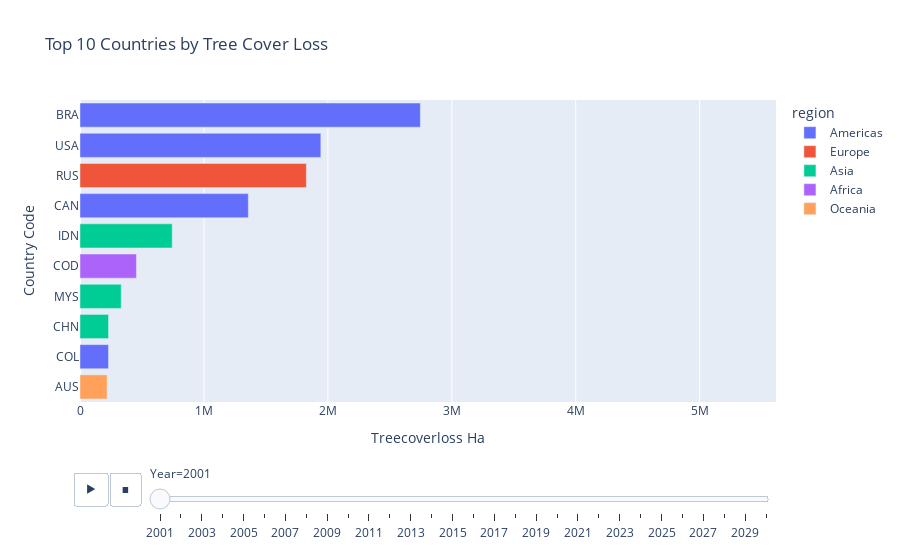
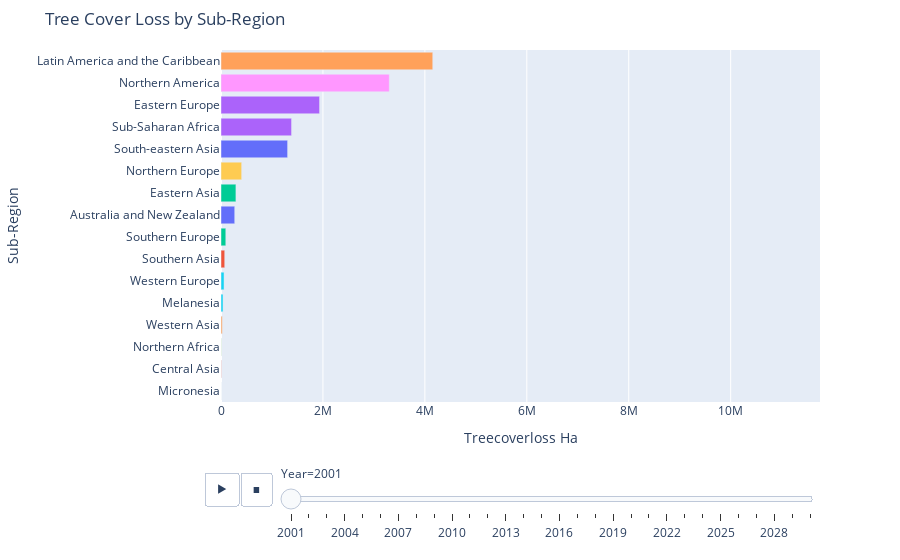

The cell these charts' notebook holds for them, in order:
### Code cell
visualizer.map_country("TreeCoverLoss_ha", "Global Tree Cover Loss by Country", "Reds", output_mode="show")
visualizer.map_region("TreeCoverLoss_ha", "Global Tree Cover Loss by Sub-Region", "Reds", output_mode="show")
visualizer.top_countries("TreeCoverLoss_ha", "Top 10 Countries by Tree Cover Loss", output_mode="show")
visualizer.top_regions("TreeCoverLoss_ha", "Tree Cover Loss by Sub-Region", output_mode="show")
visualizer.country_trend("USA", "TreeCoverLoss_ha", "Tree Cover Loss for USA by Year", "blue", output_mode="show")
visualizer.global_trend("TreeCoverLoss_ha", "Total Tree Cover Loss Worldwide by Year", "green", output_mode="show")

### Figure 1 — Plotly figure (JSON) as saved in the notebook; plotly's stock layout.template omitted (floating-point values rounded to 4 significant figures)
{"data": [{"alignmentgroup": "True", "hovertemplate": "region=Americas<br>Year=2001<br>Treecoverloss Ha=%{x}<br>Country Code=%{y}<extra></extra>", "legendgroup": "Americas", "marker": {"color": "#636efa", "pattern": {"shape": ""}}, "name": "Americas", "offsetgroup": "Americas", "orientation": "h", "showlegend": true, "textposition": "auto", "type": "bar", "x": [2746000.0, 1943000.0, 1358000.0, 230100.0], "xaxis": "x", "y": ["BRA", "USA", "CAN", "COL"], "yaxis": "y"}, {"alignmentgroup": "True", "hovertemplate": "region=Europe<br>Year=2001<br>Treecoverloss Ha=%{x}<br>Country Code=%{y}<extra></extra>", "legendgroup": "Europe", "marker": {"color": "#EF553B", "pattern": {"shape": ""}}, "name": "Europe", "offsetgroup": "Europe", "orientation": "h", "showlegend": true, "textposition": "auto", "type": "bar", "x": [1827000.0], "xaxis": "x", "y": ["RUS"], "yaxis": "y"}, {"alignmentgroup": "True", "hovertemplate": "region=Asia<br>Year=2001<br>Treecoverloss Ha=%{x}<br>Country Code=%{y}<extra></extra>", "legendgroup": "Asia", "marker": {"color": "#00cc96", "pattern": {"shape": ""}}, "name": "Asia", "offsetgroup": "Asia", "orientation": "h", "showlegend": true, "textposition": "auto", "type": "bar", "x": [744100.0, 332500.0, 230300.0], "xaxis": "x", "y": ["IDN", "MYS", "CHN"], "yaxis": "y"}, {"alignmentgroup": "True", "hovertemplate": "region=Africa<br>Year=2001<br>Treecoverloss Ha=%{x}<br>Country Code=%{y}<extra></extra>", "legendgroup": "Africa", "marker": {"color": "#ab63fa", "pattern": {"shape": ""}}, "name": "Africa", "offsetgroup": "Africa", "orientation": "h", "showlegend": true, "textposition": "auto", "type": "bar", "x": [455500.0], "xaxis": "x", "y": ["COD"], "yaxis": "y"}, {"alignmentgroup": "True", "hovertemplate": "region=Oceania<br>Year=2001<br>Treecoverloss Ha=%{x}<br>Country Code=%{y}<extra></extra>", "legendgroup": "Oceania", "marker": {"color": "#FFA15A", "pattern": {"shape": ""}}, "name": "Oceania", "offsetgroup": "Oceania", "orientation": "h", "showlegend": true, "textposition": "auto", "type": "bar", "x": [218800.0], "xaxis": "x", "y": ["AUS"], "yaxis": "y"}], "layout": {"barmode": "relative", "legend": {"title": {"text": "region"}, "tracegroupgap": 0}, "showlegend": true, "sliders": [{"active": 0, "currentvalue": {"prefix": "Year="}, "len": 0.9, "pad": {"b": 10, "t": 60}, "steps": [{"args": [["2001"], {"frame": {"duration": 0, "redraw": true}, "fromcurrent": true, "mode": "immediate", "transition": {"duration": 0, "easing": "linear"}}], "label": "2001", "method": "animate"}, {"args": [["2002"], {"frame": {"duration": 0, "redraw": true}, "fromcurrent": true, "mode": "immediate", "transition": {"duration": 0, "easing": "linear"}}], "label": "2002", "method": "animate"}, {"args": [["2003"], {"frame": {"duration": 0, "redraw": true}, "fromcurrent": true, "mode": "immediate", "transition": {"duration": 0, "easing": "linear"}}], "label": "2003", "method": "animate"}, {"args": [["2004"], {"frame": {"duration": 0, "redraw": true}, "fromcurrent": true, "mode": "immediate", "transition": {"duration": 0, "easing": "linear"}}], "label": "2004", "method": "animate"}, {"args": [["2005"], {"frame": {"duration": 0, "redraw": true}, "fromcurrent": true, "mode": "immediate", "transition": {"duration": 0, "easing": "linear"}}], "label": "2005", "method": "animate"}, {"args": [["2006"], {"frame": {"duration": 0, "redraw": true}, "fromcurrent": true, "mode": "immediate", "transition": {"duration": 0, "easing": "linear"}}], "label": "2006", "method": "animate"}, {"args": [["2007"], {"frame": {"duration": 0, "redraw": true}, "fromcurrent": true, "mode": "immediate", "transition": {"duration": 0, "easing": "linear"}}], "label": "2007", "method": "animate"}, {"args": [["2008"], {"frame": {"duration": 0, "redraw": true}, "fromcurrent": true, "mode": "immediate", "transition": {"duration": 0, "easing": "linear"}}], "label": "2008", "method": "animate"}, {"args": [["2009"], {"frame": {"duration": 0, "redraw": true}, "fromcurrent": true, "mode": "immediate", "transition": {"duration": 0, "easing": "linear"}}], "label": "2009", "method": "animate"}, {"args": [["2010"], {"frame": {"duration": 0, "redraw": true}, "fromcurrent": true, "mode": "immediate", "transition": {"duration": 0, "easing": "linear"}}], "label": "2010", "method": "animate"}, {"args": [["2011"], {"frame": {"duration": 0, "redraw": true}, "fromcurrent": true, "mode": "immediate", "transition": {"duration": 0, "easing": "linear"}}], "label": "2011", "method": "animate"}, {"args": [["2012"], {"frame": {"duration": 0, "redraw": true}, "fromcurrent": true, "mode": "immediate", "transition": {"duration": 0, "easing": "linear"}}], "label": "2012", "method": "animate"}, {"args": [["2013"], {"frame": {"duration": 0, "redraw": true}, "fromcurrent": true, "mode": "immediate", "transition": {"duration": 0, "easing": "linear"}}], "label": "2013", "method": "animate"}, {"args": [["2014"], {"frame": {"duration": 0, "redraw": true}, "fromcurrent": true, "mode": "immediate", "transition": {"duration": 0, "easing": "linear"}}], "label": "2014", "method": "animate"}, {"args": [["2015"], {"frame": {"duration": 0, "redraw": true}, "fromcurrent": true, "mode": "immediate", "transition": {"duration": 0, "easing": "linear"}}], "label": "2015", "method": "animate"}, {"args": [["2016"], {"frame": {"duration": 0, "redraw": true}, "fromcurrent": true, "mode": "immediate", "transition": {"duration": 0, "easing": "linear"}}], "label": "2016", "method": "animate"}, {"args": [["2017"], {"frame": {"duration": 0, "redraw": true}, "fromcurrent": true, "mode": "immediate", "transition": {"duration": 0, "easing": "linear"}}], "label": "2017", "method": "animate"}, {"args": [["2018"], {"frame": {"duration": 0, "redraw": true}, "fromcurrent": true, "mode": "immediate", "transition": {"duration": 0, "easing": "linear"}}], "label": "2018", "method": "animate"}, {"args": [["2019"], {"frame": {"duration": 0, "redraw": true}, "fromcurrent": true, "mode": "immediate", "transition": {"duration": 0, "easing": "linear"}}], "label": "2019", "method": "animate"}, {"args": [["2020"], {"frame": {"duration": 0, "redraw": true}, "fromcurrent": true, "mode": "immediate", "transition": {"duration": 0, "easing": "linear"}}], "label": "2020", "method": "animate"}, {"args": [["2021"], {"frame": {"duration": 0, "redraw": true}, "fromcurrent": true, "mode": "immediate", "transition": {"duration": 0, "easing": "linear"}}], "label": "2021", "method": "animate"}, {"args": [["2022"], {"frame": {"duration": 0, "redraw": true}, "fromcurrent": true, "mode": "immediate", "transition": {"duration": 0, "easing": "linear"}}], "label": "2022", "method": "animate"}, {"args": [["2023"], {"frame": {"duration": 0, "redraw": true}, "fromcurrent": true, "mode": "immediate", "transition": {"duration": 0, "easing": "linear"}}], "label": "2023", "method": "animate"}, {"args": [["2024"], {"frame": {"duration": 0, "redraw": true}, "fromcurrent": true, "mode": "immediate", "transition": {"duration": 0, "easing": "linear"}}], "label": "2024", "method": "animate"}, {"args": [["2025"], {"frame": {"duration": 0, "redraw": true}, "fromcurrent": true, "mode": "immediate", "transition": {"duration": 0, "easing": "linear"}}], "label": "2025", "method": "animate"}, {"args": [["2026"], {"frame": {"duration": 0, "redraw": true}, "fromcurrent": true, "mode": "immediate", "transition": {"duration": 0, "easing": "linear"}}], "label": "2026", "method": "animate"}, {"args": [["2027"], {"frame": {"duration": 0, "redraw": true}, "fromcurrent": true, "mode": "immediate", "transition": {"duration": 0, "easing": "linear"}}], "label": "2027", "method": "animate"}, {"args": [["2028"], {"frame": {"duration": 0, "redraw": true}, "fromcurrent": true, "mode": "immediate", "transition": {"duration": 0, "easing": "linear"}}], "label": "2028", "method": "animate"}, {"args": [["2029"], {"frame": {"duration": 0, "redraw": true}, "fromcurrent": true, "mode": "immediate", "transition": {"duration": 0, "easing": "linear"}}], "label": "2029", "method": "animate"}, {"args": [["2030"], {"frame": {"duration": 0, "redraw": true}, "fromcurrent": true, "mode": "immediate", "transition": {"duration": 0, "easing": "linear"}}], "label": "2030", "method": "animate"}], "x": 0.1, "xanchor": "left", "y": 0, "yanchor": "top"}], "title": {"text": "Top 10 Countries by Tree Cover Loss"}, "updatemenus": [{"buttons": [{"args": [null, {"frame": {"duration": 1000, "redraw": true}, "fromcurrent": true, "mode": "immediate", "transition": {"duration": 500, "easing": "linear"}}], "label": "&#9654;", "method": "animate"}, {"args": [[null], {"frame": {"duration": 0, "redraw": true}, "fromcurrent": true, "mode": "immediate", "transition": {"duration": 0, "easing": "linear"}}], "label": "&#9724;", "method": "animate"}], "direction": "left", "pad": {"r": 10, "t": 70}, "showactive": false, "type": "buttons", "x": 0.1, "xanchor": "right", "y": 0, "yanchor": "top"}], "xaxis": {"anchor": "y", "domain": [0, 1], "range": [0, 5616000.0], "title": {"text": "Treecoverloss Ha"}}, "yaxis": {"anchor": "x", "categoryorder": "total ascending", "domain": [0, 1], "title": {"text": "Country Code"}}}}

### Figure 2 — Plotly figure (JSON) as saved in the notebook; plotly's stock layout.template omitted (floating-point values rounded to 4 significant figures)
{"data": [{"alignmentgroup": "True", "hovertemplate": "Sub-Region=%{y}<br>Year=2001<br>Treecoverloss Ha=%{x}<extra></extra>", "legendgroup": "Australia and New Zealand", "marker": {"color": "#636efa", "pattern": {"shape": ""}}, "name": "Australia and New Zealand", "offsetgroup": "Australia and New Zealand", "orientation": "h", "showlegend": true, "textposition": "auto", "type": "bar", "x": [269300.0], "xaxis": "x", "y": ["Australia and New Zealand"], "yaxis": "y"}, {"alignmentgroup": "True", "hovertemplate": "Sub-Region=%{y}<br>Year=2001<br>Treecoverloss Ha=%{x}<extra></extra>", "legendgroup": "Central Asia", "marker": {"color": "#EF553B", "pattern": {"shape": ""}}, "name": "Central Asia", "offsetgroup": "Central Asia", "orientation": "h", "showlegend": true, "textposition": "auto", "type": "bar", "x": [5527.0], "xaxis": "x", "y": ["Central Asia"], "yaxis": "y"}, {"alignmentgroup": "True", "hovertemplate": "Sub-Region=%{y}<br>Year=2001<br>Treecoverloss Ha=%{x}<extra></extra>", "legendgroup": "Eastern Asia", "marker": {"color": "#00cc96", "pattern": {"shape": ""}}, "name": "Eastern Asia", "offsetgroup": "Eastern Asia", "orientation": "h", "showlegend": true, "textposition": "auto", "type": "bar", "x": [292800.0], "xaxis": "x", "y": ["Eastern Asia"], "yaxis": "y"}, {"alignmentgroup": "True", "hovertemplate": "Sub-Region=%{y}<br>Year=2001<br>Treecoverloss Ha=%{x}<extra></extra>", "legendgroup": "Eastern Europe", "marker": {"color": "#ab63fa", "pattern": {"shape": ""}}, "name": "Eastern Europe", "offsetgroup": "Eastern Europe", "orientation": "h", "showlegend": true, "textposition": "auto", "type": "bar", "x": [1934000.0], "xaxis": "x", "y": ["Eastern Europe"], "yaxis": "y"}, {"alignmentgroup": "True", "hovertemplate": "Sub-Region=%{y}<br>Year=2001<br>Treecoverloss Ha=%{x}<extra></extra>", "legendgroup": "Latin America and the Caribbean", "marker": {"color": "#FFA15A", "pattern": {"shape": ""}}, "name": "Latin America and the Caribbean", "offsetgroup": "Latin America and the Caribbean", "orientation": "h", "showlegend": true, "textposition": "auto", "type": "bar", "x": [4155000.0], "xaxis": "x", "y": ["Latin America and the Caribbean"], "yaxis": "y"}, {"alignmentgroup": "True", "hovertemplate": "Sub-Region=%{y}<br>Year=2001<br>Treecoverloss Ha=%{x}<extra></extra>", "legendgroup": "Melanesia", "marker": {"color": "#19d3f3", "pattern": {"shape": ""}}, "name": "Melanesia", "offsetgroup": "Melanesia", "orientation": "h", "showlegend": true, "textposition": "auto", "type": "bar", "x": [40110.0], "xaxis": "x", "y": ["Melanesia"], "yaxis": "y"}, {"alignmentgroup": "True", "hovertemplate": "Sub-Region=%{y}<br>Year=2001<br>Treecoverloss Ha=%{x}<extra></extra>", "legendgroup": "Micronesia", "marker": {"color": "#FF6692", "pattern": {"shape": ""}}, "name": "Micronesia", "offsetgroup": "Micronesia", "orientation": "h", "showlegend": true, "textposition": "auto", "type": "bar", "x": [54.23], "xaxis": "x", "y": ["Micronesia"], "yaxis": "y"}, {"alignmentgroup": "True", "hovertemplate": "Sub-Region=%{y}<br>Year=2001<br>Treecoverloss Ha=%{x}<extra></extra>", "legendgroup": "Northern Africa", "marker": {"color": "#B6E880", "pattern": {"shape": ""}}, "name": "Northern Africa", "offsetgroup": "Northern Africa", "orientation": "h", "showlegend": true, "textposition": "auto", "type": "bar", "x": [5760.0], "xaxis": "x", "y": ["Northern Africa"], "yaxis": "y"}, {"alignmentgroup": "True", "hovertemplate": "Sub-Region=%{y}<br>Year=2001<br>Treecoverloss Ha=%{x}<extra></extra>", "legendgroup": "Northern America", "marker": {"color": "#FF97FF", "pattern": {"shape": ""}}, "name": "Northern America", "offsetgroup": "Northern America", "orientation": "h", "showlegend": true, "textposition": "auto", "type": "bar", "x": [3301000.0], "xaxis": "x", "y": ["Northern America"], "yaxis": "y"}, {"alignmentgroup": "True", "hovertemplate": "Sub-Region=%{y}<br>Year=2001<br>Treecoverloss Ha=%{x}<extra></extra>", "legendgroup": "Northern Europe", "marker": {"color": "#FECB52", "pattern": {"shape": ""}}, "name": "Northern Europe", "offsetgroup": "Northern Europe", "orientation": "h", "showlegend": true, "textposition": "auto", "type": "bar", "x": [405600.0], "xaxis": "x", "y": ["Northern Europe"], "yaxis": "y"}, {"alignmentgroup": "True", "hovertemplate": "Sub-Region=%{y}<br>Year=2001<br>Treecoverloss Ha=%{x}<extra></extra>", "legendgroup": "South-eastern Asia", "marker": {"color": "#636efa", "pattern": {"shape": ""}}, "name": "South-eastern Asia", "offsetgroup": "South-eastern Asia", "orientation": "h", "showlegend": true, "textposition": "auto", "type": "bar", "x": [1307000.0], "xaxis": "x", "y": ["South-eastern Asia"], "yaxis": "y"}, {"alignmentgroup": "True", "hovertemplate": "Sub-Region=%{y}<br>Year=2001<br>Treecoverloss Ha=%{x}<extra></extra>", "legendgroup": "Southern Asia", "marker": {"color": "#EF553B", "pattern": {"shape": ""}}, "name": "Southern Asia", "offsetgroup": "Southern Asia", "orientation": "h", "showlegend": true, "textposition": "auto", "type": "bar", "x": [73170.0], "xaxis": "x", "y": ["Southern Asia"], "yaxis": "y"}, {"alignmentgroup": "True", "hovertemplate": "Sub-Region=%{y}<br>Year=2001<br>Treecoverloss Ha=%{x}<extra></extra>", "legendgroup": "Southern Europe", "marker": {"color": "#00cc96", "pattern": {"shape": ""}}, "name": "Southern Europe", "offsetgroup": "Southern Europe", "orientation": "h", "showlegend": true, "textposition": "auto", "type": "bar", "x": [94220.0], "xaxis": "x", "y": ["Southern Europe"], "yaxis": "y"}, {"alignmentgroup": "True", "hovertemplate": "Sub-Region=%{y}<br>Year=2001<br>Treecoverloss Ha=%{x}<extra></extra>", "legendgroup": "Sub-Saharan Africa", "marker": {"color": "#ab63fa", "pattern": {"shape": ""}}, "name": "Sub-Saharan Africa", "offsetgroup": "Sub-Saharan Africa", "orientation": "h", "showlegend": true, "textposition": "auto", "type": "bar", "x": [1384000.0], "xaxis": "x", "y": ["Sub-Saharan Africa"], "yaxis": "y"}, {"alignmentgroup": "True", "hovertemplate": "Sub-Region=%{y}<br>Year=2001<br>Treecoverloss Ha=%{x}<extra></extra>", "legendgroup": "Western Asia", "marker": {"color": "#FFA15A", "pattern": {"shape": ""}}, "name": "Western Asia", "offsetgroup": "Western Asia", "orientation": "h", "showlegend": true, "textposition": "auto", "type": "bar", "x": [25070.0], "xaxis": "x", "y": ["Western Asia"], "yaxis": "y"}, {"alignmentgroup": "True", "hovertemplate": "Sub-Region=%{y}<br>Year=2001<br>Treecoverloss Ha=%{x}<extra></extra>", "legendgroup": "Western Europe", "marker": {"color": "#19d3f3", "pattern": {"shape": ""}}, "name": "Western Europe", "offsetgroup": "Western Europe", "orientation": "h", "showlegend": true, "textposition": "auto", "type": "bar", "x": [59580.0], "xaxis": "x", "y": ["Western Europe"], "yaxis": "y"}], "layout": {"barmode": "relative", "legend": {"title": {"text": "Sub-Region"}, "tracegroupgap": 0}, "margin": {"b": 50, "t": 50}, "showlegend": false, "sliders": [{"active": 0, "currentvalue": {"prefix": "Year="}, "len": 0.9, "pad": {"b": 10, "t": 60}, "steps": [{"args": [["2001"], {"frame": {"duration": 0, "redraw": true}, "fromcurrent": true, "mode": "immediate", "transition": {"duration": 0, "easing": "linear"}}], "label": "2001", "method": "animate"}, {"args": [["2002"], {"frame": {"duration": 0, "redraw": true}, "fromcurrent": true, "mode": "immediate", "transition": {"duration": 0, "easing": "linear"}}], "label": "2002", "method": "animate"}, {"args": [["2003"], {"frame": {"duration": 0, "redraw": true}, "fromcurrent": true, "mode": "immediate", "transition": {"duration": 0, "easing": "linear"}}], "label": "2003", "method": "animate"}, {"args": [["2004"], {"frame": {"duration": 0, "redraw": true}, "fromcurrent": true, "mode": "immediate", "transition": {"duration": 0, "easing": "linear"}}], "label": "2004", "method": "animate"}, {"args": [["2005"], {"frame": {"duration": 0, "redraw": true}, "fromcurrent": true, "mode": "immediate", "transition": {"duration": 0, "easing": "linear"}}], "label": "2005", "method": "animate"}, {"args": [["2006"], {"frame": {"duration": 0, "redraw": true}, "fromcurrent": true, "mode": "immediate", "transition": {"duration": 0, "easing": "linear"}}], "label": "2006", "method": "animate"}, {"args": [["2007"], {"frame": {"duration": 0, "redraw": true}, "fromcurrent": true, "mode": "immediate", "transition": {"duration": 0, "easing": "linear"}}], "label": "2007", "method": "animate"}, {"args": [["2008"], {"frame": {"duration": 0, "redraw": true}, "fromcurrent": true, "mode": "immediate", "transition": {"duration": 0, "easing": "linear"}}], "label": "2008", "method": "animate"}, {"args": [["2009"], {"frame": {"duration": 0, "redraw": true}, "fromcurrent": true, "mode": "immediate", "transition": {"duration": 0, "easing": "linear"}}], "label": "2009", "method": "animate"}, {"args": [["2010"], {"frame": {"duration": 0, "redraw": true}, "fromcurrent": true, "mode": "immediate", "transition": {"duration": 0, "easing": "linear"}}], "label": "2010", "method": "animate"}, {"args": [["2011"], {"frame": {"duration": 0, "redraw": true}, "fromcurrent": true, "mode": "immediate", "transition": {"duration": 0, "easing": "linear"}}], "label": "2011", "method": "animate"}, {"args": [["2012"], {"frame": {"duration": 0, "redraw": true}, "fromcurrent": true, "mode": "immediate", "transition": {"duration": 0, "easing": "linear"}}], "label": "2012", "method": "animate"}, {"args": [["2013"], {"frame": {"duration": 0, "redraw": true}, "fromcurrent": true, "mode": "immediate", "transition": {"duration": 0, "easing": "linear"}}], "label": "2013", "method": "animate"}, {"args": [["2014"], {"frame": {"duration": 0, "redraw": true}, "fromcurrent": true, "mode": "immediate", "transition": {"duration": 0, "easing": "linear"}}], "label": "2014", "method": "animate"}, {"args": [["2015"], {"frame": {"duration": 0, "redraw": true}, "fromcurrent": true, "mode": "immediate", "transition": {"duration": 0, "easing": "linear"}}], "label": "2015", "method": "animate"}, {"args": [["2016"], {"frame": {"duration": 0, "redraw": true}, "fromcurrent": true, "mode": "immediate", "transition": {"duration": 0, "easing": "linear"}}], "label": "2016", "method": "animate"}, {"args": [["2017"], {"frame": {"duration": 0, "redraw": true}, "fromcurrent": true, "mode": "immediate", "transition": {"duration": 0, "easing": "linear"}}], "label": "2017", "method": "animate"}, {"args": [["2018"], {"frame": {"duration": 0, "redraw": true}, "fromcurrent": true, "mode": "immediate", "transition": {"duration": 0, "easing": "linear"}}], "label": "2018", "method": "animate"}, {"args": [["2019"], {"frame": {"duration": 0, "redraw": true}, "fromcurrent": true, "mode": "immediate", "transition": {"duration": 0, "easing": "linear"}}], "label": "2019", "method": "animate"}, {"args": [["2020"], {"frame": {"duration": 0, "redraw": true}, "fromcurrent": true, "mode": "immediate", "transition": {"duration": 0, "easing": "linear"}}], "label": "2020", "method": "animate"}, {"args": [["2021"], {"frame": {"duration": 0, "redraw": true}, "fromcurrent": true, "mode": "immediate", "transition": {"duration": 0, "easing": "linear"}}], "label": "2021", "method": "animate"}, {"args": [["2022"], {"frame": {"duration": 0, "redraw": true}, "fromcurrent": true, "mode": "immediate", "transition": {"duration": 0, "easing": "linear"}}], "label": "2022", "method": "animate"}, {"args": [["2023"], {"frame": {"duration": 0, "redraw": true}, "fromcurrent": true, "mode": "immediate", "transition": {"duration": 0, "easing": "linear"}}], "label": "2023", "method": "animate"}, {"args": [["2024"], {"frame": {"duration": 0, "redraw": true}, "fromcurrent": true, "mode": "immediate", "transition": {"duration": 0, "easing": "linear"}}], "label": "2024", "method": "animate"}, {"args": [["2025"], {"frame": {"duration": 0, "redraw": true}, "fromcurrent": true, "mode": "immediate", "transition": {"duration": 0, "easing": "linear"}}], "label": "2025", "method": "animate"}, {"args": [["2026"], {"frame": {"duration": 0, "redraw": true}, "fromcurrent": true, "mode": "immediate", "transition": {"duration": 0, "easing": "linear"}}], "label": "2026", "method": "animate"}, {"args": [["2027"], {"frame": {"duration": 0, "redraw": true}, "fromcurrent": true, "mode": "immediate", "transition": {"duration": 0, "easing": "linear"}}], "label": "2027", "method": "animate"}, {"args": [["2028"], {"frame": {"duration": 0, "redraw": true}, "fromcurrent": true, "mode": "immediate", "transition": {"duration": 0, "easing": "linear"}}], "label": "2028", "method": "animate"}, {"args": [["2029"], {"frame": {"duration": 0, "redraw": true}, "fromcurrent": true, "mode": "immediate", "transition": {"duration": 0, "easing": "linear"}}], "label": "2029", "method": "animate"}, {"args": [["2030"], {"frame": {"duration": 0, "redraw": true}, "fromcurrent": true, "mode": "immediate", "transition": {"duration": 0, "easing": "linear"}}], "label": "2030", "method": "animate"}], "x": 0.1, "xanchor": "left", "y": 0, "yanchor": "top"}], "title": {"text": "Tree Cover Loss by Sub-Region"}, "updatemenus": [{"buttons": [{"args": [null, {"frame": {"duration": 1000, "redraw": true}, "fromcurrent": true, "mode": "immediate", "transition": {"duration": 500, "easing": "linear"}}], "label": "&#9654;", "method": "animate"}, {"args": [[null], {"frame": {"duration": 0, "redraw": true}, "fromcurrent": true, "mode": "immediate", "transition": {"duration": 0, "easing": "linear"}}], "label": "&#9724;", "method": "animate"}], "direction": "left", "pad": {"r": 10, "t": 70}, "showactive": false, "type": "buttons", "x": 0.1, "xanchor": "right", "y": 0, "yanchor": "top"}], "xaxis": {"anchor": "y", "domain": [0, 1], "range": [0, 11750000.0], "title": {"text": "Treecoverloss Ha"}}, "yaxis": {"anchor": "x", "categoryarray": ["Western Europe", "Western Asia", "Sub-Saharan Africa", "Southern Europe", "Southern Asia", "South-eastern Asia", "Northern Europe", "Northern America", "Northern Africa", "Micronesia", "Melanesia", "Latin America and the Caribbean", "Eastern Europe", "Eastern Asia", "Central Asia", "Australia and New Zealand"], "categoryorder": "total ascending", "domain": [0, 1], "title": {"text": "Sub-Region"}}}}
